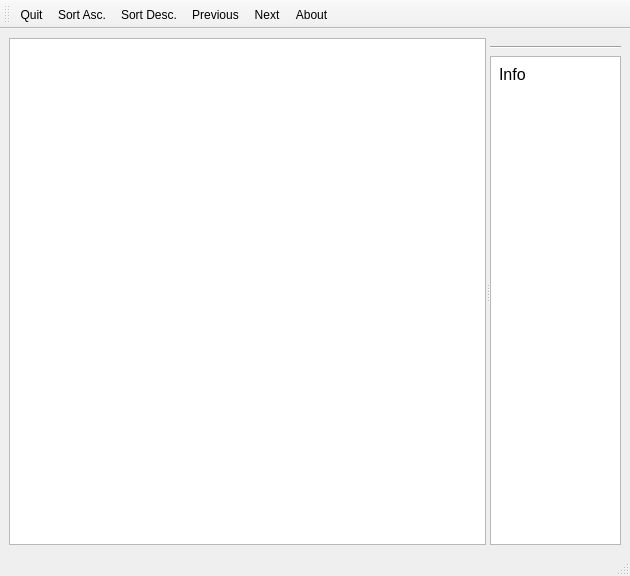
<?xml version="1.0" encoding="UTF-8"?>
<ui version="4.0">
 <author>Simon Wilper</author>
 <class>mainwindowConvert</class>
 <widget class="QMainWindow" name="mainwindowConvert">
  <property name="geometry">
   <rect>
    <x>0</x>
    <y>0</y>
    <width>630</width>
    <height>576</height>
   </rect>
  </property>
  <property name="windowTitle">
   <string>Convert</string>
  </property>
  <property name="windowIcon">
   <iconset resource="../res/main.qrc">
    <normaloff>:/icon/icons/convert.png</normaloff>:/icon/icons/convert.png</iconset>
  </property>
  <widget class="QWidget" name="widgetContents">
   <layout class="QVBoxLayout" name="verticalLayout_2">
    <item>
     <widget class="QSplitter" name="splitter">
      <property name="sizePolicy">
       <sizepolicy hsizetype="Expanding" vsizetype="Expanding">
        <horstretch>0</horstretch>
        <verstretch>0</verstretch>
       </sizepolicy>
      </property>
      <property name="orientation">
       <enum>Qt::Horizontal</enum>
      </property>
      <widget class="QListView" name="lstUnitGroups">
       <property name="styleSheet">
        <string notr="true">font-size: 16pt;</string>
       </property>
       <property name="editTriggers">
        <set>QAbstractItemView::NoEditTriggers</set>
       </property>
      </widget>
      <widget class="QWidget" name="layoutWidget">
       <layout class="QVBoxLayout" name="vboxUnitListInfo">
        <property name="spacing">
         <number>0</number>
        </property>
        <item>
         <widget class="QWidget" name="widgetUnitList" native="true">
          <property name="styleSheet">
           <string notr="true">font-size: 10pt;</string>
          </property>
         </widget>
        </item>
        <item>
         <widget class="QLabel" name="lblHLine">
          <property name="frameShape">
           <enum>QFrame::HLine</enum>
          </property>
          <property name="frameShadow">
           <enum>QFrame::Sunken</enum>
          </property>
          <property name="lineWidth">
           <number>1</number>
          </property>
         </widget>
        </item>
        <item>
         <widget class="QScrollArea" name="scrollArea">
          <property name="widgetResizable">
           <bool>true</bool>
          </property>
          <widget class="QWidget" name="scrollAreaWidgetContents">
           <property name="geometry">
            <rect>
             <x>0</x>
             <y>0</y>
             <width>129</width>
             <height>475</height>
            </rect>
           </property>
           <layout class="QVBoxLayout" name="verticalLayout">
            <property name="spacing">
             <number>0</number>
            </property>
            <property name="leftMargin">
             <number>0</number>
            </property>
            <property name="topMargin">
             <number>0</number>
            </property>
            <property name="rightMargin">
             <number>0</number>
            </property>
            <property name="bottomMargin">
             <number>0</number>
            </property>
            <item>
             <widget class="QLabel" name="lblInfo">
              <property name="styleSheet">
               <string notr="true">font-size: 12pt; background: white; padding: 4px;</string>
              </property>
              <property name="text">
               <string>Info</string>
              </property>
              <property name="alignment">
               <set>Qt::AlignLeading|Qt::AlignLeft|Qt::AlignTop</set>
              </property>
              <property name="wordWrap">
               <bool>true</bool>
              </property>
              <property name="openExternalLinks">
               <bool>true</bool>
              </property>
              <property name="textInteractionFlags">
               <set>Qt::LinksAccessibleByKeyboard|Qt::LinksAccessibleByMouse|Qt::TextBrowserInteraction|Qt::TextSelectableByKeyboard|Qt::TextSelectableByMouse</set>
              </property>
             </widget>
            </item>
           </layout>
          </widget>
         </widget>
        </item>
       </layout>
      </widget>
     </widget>
    </item>
   </layout>
  </widget>
  <widget class="QToolBar" name="toolBar">
   <property name="windowTitle">
    <string>toolBar</string>
   </property>
   <property name="movable">
    <bool>true</bool>
   </property>
   <property name="allowedAreas">
    <set>Qt::BottomToolBarArea|Qt::TopToolBarArea</set>
   </property>
   <property name="iconSize">
    <size>
     <width>16</width>
     <height>16</height>
    </size>
   </property>
   <property name="toolButtonStyle">
    <enum>Qt::ToolButtonTextBesideIcon</enum>
   </property>
   <attribute name="toolBarArea">
    <enum>TopToolBarArea</enum>
   </attribute>
   <attribute name="toolBarBreak">
    <bool>false</bool>
   </attribute>
   <addaction name="actionQuit"/>
   <addaction name="actionSortAsc"/>
   <addaction name="actionSortDesc"/>
   <addaction name="actionPrevious"/>
   <addaction name="actionNext"/>
   <addaction name="actionAbout"/>
  </widget>
  <widget class="QStatusBar" name="statusBar"/>
  <action name="actionAbout">
   <property name="icon">
    <iconset resource="../res/main.qrc">
     <normaloff>:/icon/icons/about.png</normaloff>:/icon/icons/about.png</iconset>
   </property>
   <property name="text">
    <string>&amp;About</string>
   </property>
   <property name="statusTip">
    <string>Show Program Information</string>
   </property>
   <property name="shortcut">
    <string>F1</string>
   </property>
  </action>
  <action name="actionQuit">
   <property name="icon">
    <iconset resource="../res/main.qrc">
     <normaloff>:/icon/icons/quit.png</normaloff>:/icon/icons/quit.png</iconset>
   </property>
   <property name="text">
    <string>&amp;Quit</string>
   </property>
   <property name="toolTip">
    <string>Quit (Ctrl+Q)</string>
   </property>
   <property name="statusTip">
    <string>Quit (Ctrl+Q)</string>
   </property>
   <property name="shortcut">
    <string>Ctrl+Q</string>
   </property>
  </action>
  <action name="actionPrevious">
   <property name="icon">
    <iconset resource="../res/main.qrc">
     <normaloff>:/icon/icons/up.png</normaloff>:/icon/icons/up.png</iconset>
   </property>
   <property name="text">
    <string>&amp;Previous</string>
   </property>
   <property name="toolTip">
    <string>Go to previous Group (Ctrl+Up)</string>
   </property>
   <property name="statusTip">
    <string>Go to previous Group (Ctrl+Up)</string>
   </property>
   <property name="shortcut">
    <string>Ctrl+Up</string>
   </property>
  </action>
  <action name="actionNext">
   <property name="icon">
    <iconset resource="../res/main.qrc">
     <normaloff>:/icon/icons/down.png</normaloff>:/icon/icons/down.png</iconset>
   </property>
   <property name="text">
    <string>&amp;Next</string>
   </property>
   <property name="toolTip">
    <string>Go to next Group (Ctrl+Down)</string>
   </property>
   <property name="statusTip">
    <string>Go to next Group (Ctrl+Down)</string>
   </property>
   <property name="shortcut">
    <string>Ctrl+Down</string>
   </property>
  </action>
  <action name="actionSortAsc">
   <property name="icon">
    <iconset resource="../res/main.qrc">
     <normaloff>:/icon/icons/a_to_z.png</normaloff>:/icon/icons/a_to_z.png</iconset>
   </property>
   <property name="text">
    <string>&amp;Sort Asc.</string>
   </property>
   <property name="toolTip">
    <string>Sort Ascending Order</string>
   </property>
   <property name="statusTip">
    <string>Go to next Group (Ctrl+Down)</string>
   </property>
  </action>
  <action name="actionSortDesc">
   <property name="icon">
    <iconset resource="../res/main.qrc">
     <normaloff>:/icon/icons/a_to_z.png</normaloff>:/icon/icons/a_to_z.png</iconset>
   </property>
   <property name="text">
    <string>&amp;Sort Desc.</string>
   </property>
   <property name="toolTip">
    <string>Sort Descending Order</string>
   </property>
   <property name="statusTip">
    <string>Go to next Group (Ctrl+Down)</string>
   </property>
  </action>
 </widget>
 <tabstops>
  <tabstop>lstUnitGroups</tabstop>
 </tabstops>
 <resources>
  <include location="../res/main.qrc"/>
 </resources>
 <connections/>
</ui>
